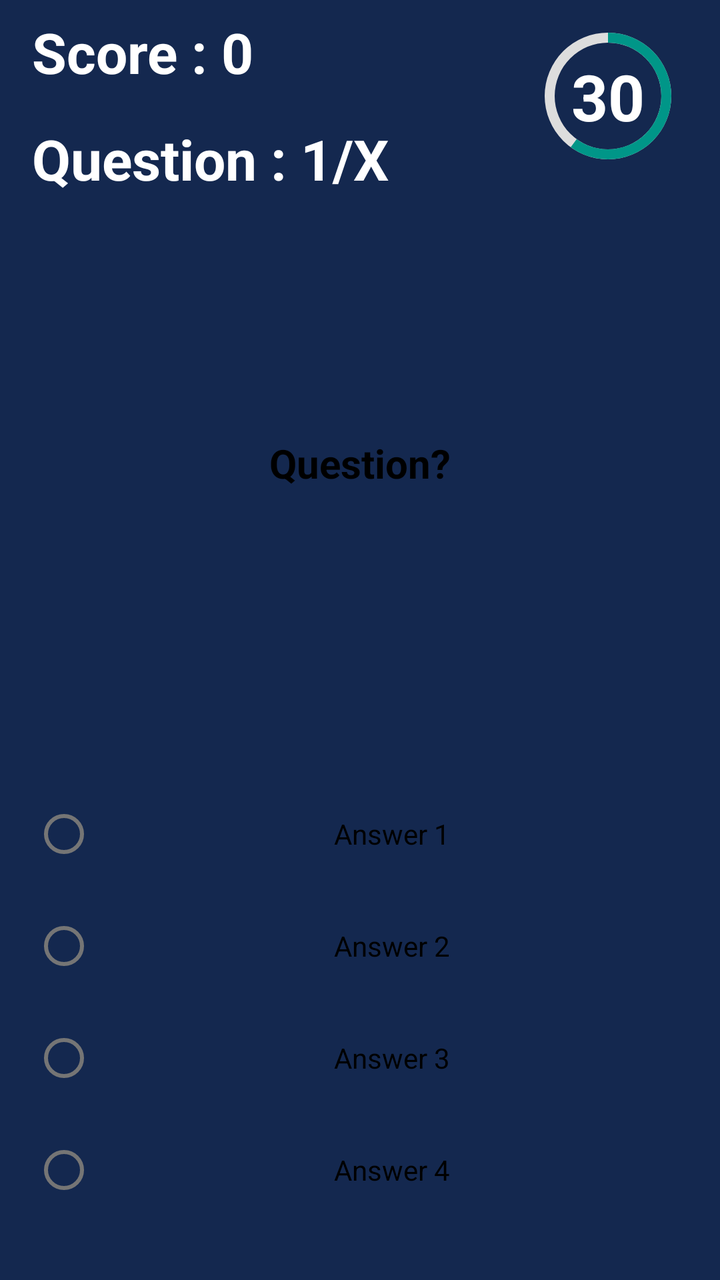
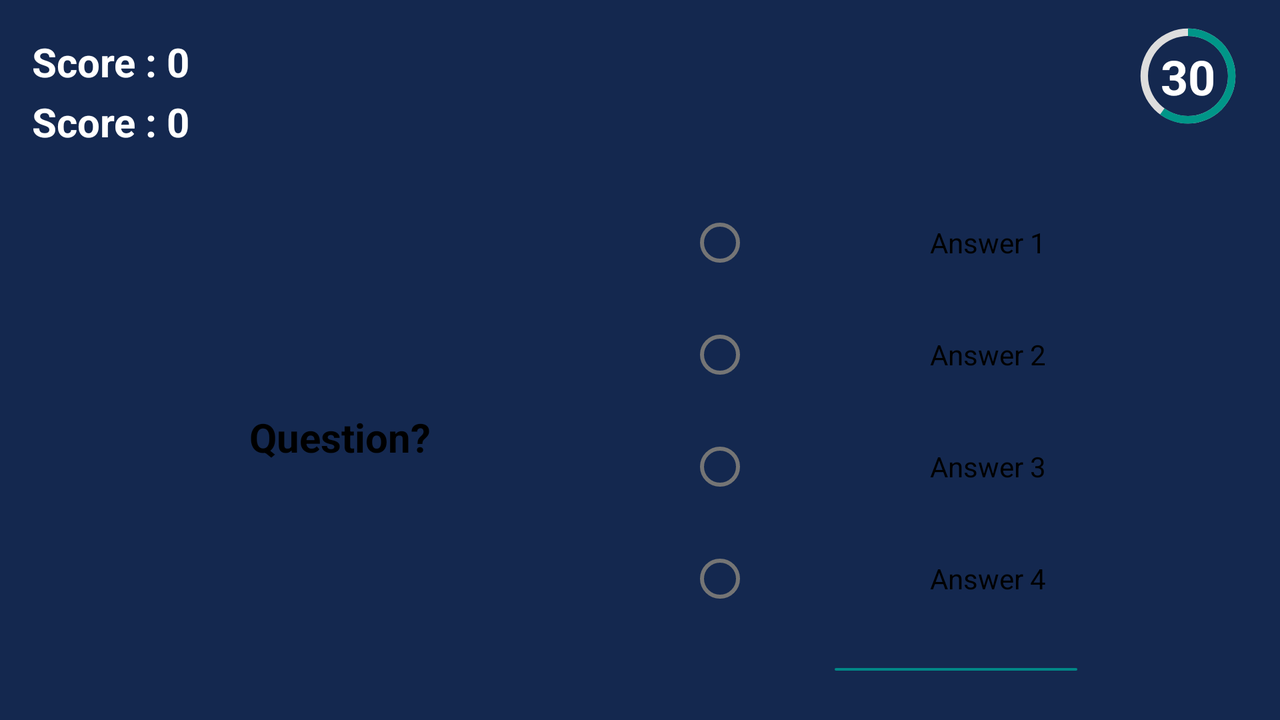

One screen, two layout resources from the same app: the default and the repository's alternative for another configuration. Each is rendered where Android would select it; the XML of both is given below.
<!-- AndroidManifest.xml: application theme Theme.MyQuiz -->
<!-- res/layout/activity_game.xml -->
<?xml version="1.0" encoding="utf-8"?>
<LinearLayout xmlns:android="http://schemas.android.com/apk/res/android"
    xmlns:app="http://schemas.android.com/apk/res-auto"
    xmlns:tools="http://schemas.android.com/tools"
    android:layout_width="match_parent"
    android:layout_height="match_parent"
    android:background="@color/darkBlue"
    android:orientation="vertical"
    android:padding="8dp">

    <androidx.constraintlayout.widget.ConstraintLayout
        android:layout_width="match_parent"
        android:layout_height="0dp"
        android:layout_weight="2">

        <TextView
            android:id="@+id/game_activity_textview_score"
            android:layout_width="wrap_content"
            android:layout_height="wrap_content"
            android:layout_gravity="start"
            android:layout_margin="8dp"
            android:gravity="center"
            android:textColor="@color/white"
            android:textSize="28sp"
            android:textStyle="bold"
            app:layout_constraintBottom_toTopOf="@id/game_activity_textview_question_count"
            app:layout_constraintStart_toStartOf="parent"
            app:layout_constraintTop_toTopOf="parent"
            tools:text="Score : 0" />

        <TextView
            android:id="@+id/game_activity_textview_question_count"
            android:layout_width="wrap_content"
            android:layout_height="wrap_content"
            android:layout_gravity="start"
            android:layout_margin="8dp"
            android:gravity="center"
            android:textColor="@color/white"
            android:textSize="28sp"
            android:textStyle="bold"
            app:layout_constraintBottom_toBottomOf="parent"
            app:layout_constraintStart_toStartOf="parent"
            app:layout_constraintTop_toBottomOf="@id/game_activity_textview_score"
            tools:text="Question : 1/X" />

        <androidx.constraintlayout.widget.ConstraintLayout
            android:id="@+id/game_activity_timer"
            android:layout_width="wrap_content"
            android:layout_height="wrap_content"
            android:layout_marginEnd="8dp"
            app:layout_constraintEnd_toEndOf="parent"
            app:layout_constraintTop_toTopOf="parent">

            <ProgressBar
                android:id="@+id/progress_bar"
                style="@style/CircularDeterminateProgressBar"
                android:layout_width="80dp"
                android:layout_height="80dp"
                app:layout_constraintBottom_toBottomOf="parent"
                app:layout_constraintLeft_toLeftOf="parent"
                app:layout_constraintRight_toRightOf="parent"
                app:layout_constraintTop_toTopOf="parent"
                tools:progress="60" />

            <TextView
                android:id="@+id/game_activity_timer_text"
                android:layout_width="wrap_content"
                android:layout_height="wrap_content"
                android:textAppearance="@style/TextAppearance.AppCompat.Large"
                android:textColor="@color/white"
                android:textSize="32sp"
                android:textStyle="bold"
                app:layout_constraintBottom_toBottomOf="@+id/progress_bar"
                app:layout_constraintEnd_toEndOf="@+id/progress_bar"
                app:layout_constraintStart_toStartOf="@+id/progress_bar"
                app:layout_constraintTop_toTopOf="@+id/progress_bar"
                tools:text="30" />
        </androidx.constraintlayout.widget.ConstraintLayout>
    </androidx.constraintlayout.widget.ConstraintLayout>

    <LinearLayout
        android:layout_width="match_parent"
        android:layout_height="0dp"
        android:layout_weight="12"
        android:orientation="vertical">

        <TextView
            android:id="@+id/game_activity_textview_question"
            android:layout_width="match_parent"
            android:layout_height="0dp"
            android:layout_marginStart="8dp"
            android:layout_marginTop="8dp"
            android:layout_marginEnd="8dp"
            android:layout_marginBottom="4dp"
            android:layout_weight="1"
            android:background="@drawable/round_text_view"
            android:gravity="center"
            android:lineSpacingExtra="4dp"
            android:padding="8dp"
            android:textColor="@color/black"
            android:textSize="20sp"
            android:textStyle="bold"
            tools:text="Question?" />

        <RadioGroup
            android:id="@+id/game_activity_radio_group"
            android:layout_width="match_parent"
            android:layout_height="0dp"
            android:layout_centerVertical="true"
            android:layout_margin="8dp"
            android:layout_weight="1"
            android:gravity="center">

            <RadioButton
                android:id="@+id/game_activity_button_1"
                android:layout_width="match_parent"
                android:layout_height="wrap_content"
                android:layout_marginTop="8dp"
                android:background="@drawable/round_button"
                android:gravity="center"
                android:padding="4dp"
                android:text="Answer 1"
                android:textSize="14sp" />

            <RadioButton
                android:id="@+id/game_activity_button_2"
                android:layout_width="match_parent"
                android:layout_height="wrap_content"
                android:layout_marginTop="8dp"
                android:background="@drawable/round_button"
                android:gravity="center"
                android:padding="4dp"
                android:text="Answer 2"
                android:textSize="14sp" />

            <RadioButton
                android:id="@+id/game_activity_button_3"
                android:layout_width="match_parent"
                android:layout_height="wrap_content"
                android:layout_marginTop="8dp"
                android:background="@drawable/round_button"
                android:gravity="center"
                android:padding="4dp"
                android:text="Answer 3"
                android:textSize="14sp" />

            <RadioButton
                android:id="@+id/game_activity_button_4"
                android:layout_width="match_parent"
                android:layout_height="wrap_content"
                android:layout_marginTop="8dp"
                android:background="@drawable/round_button"
                android:gravity="center"
                android:padding="4dp"
                android:text="Answer 4"
                android:textSize="14sp" />

        </RadioGroup>

    </LinearLayout>

</LinearLayout>
<!-- resources referenced by this layout -->
<resources>
  <color name="black">#FF000000</color>
  <color name="darkBlue">#14284f</color>
  <color name="white">#FFFFFFFF</color>
  <style name="CircularDeterminateProgressBar">
          <item name="android:indeterminateOnly">false</item>
          <item name="android:progressDrawable">@drawable/circle</item>
      </style>
  <style name="Theme.MyQuiz" parent="Theme.MaterialComponents.DayNight.NoActionBar">
          
          <item name="colorPrimary">@color/teal_700</item>
          <item name="colorPrimaryVariant">@color/purple_700</item>
          <item name="colorOnPrimary">@color/white</item>
          
          <item name="colorSecondary">@color/teal_200</item>
          <item name="colorSecondaryVariant">@color/teal_700</item>
          <item name="colorOnSecondary">@color/black</item>
          
          <item name="android:statusBarColor" tools:targetApi="l">?attr/colorPrimaryVariant</item>
          
      </style>
  <!-- drawable circle (drawable) -->
  <?xml version="1.0" encoding="UTF-8"?>
  <layer-list xmlns:android="http://schemas.android.com/apk/res/android">
      <item>
          <shape
              android:shape="ring"
              android:thicknessRatio="16"
              android:useLevel="false">
              <solid android:color="#DDD" />
          </shape>
      </item>
      <item>
          <rotate
              android:fromDegrees="270"
              android:toDegrees="270">
              <shape
                  android:shape="ring"
                  android:thicknessRatio="16"
                  android:useLevel="true">
                  <solid android:color="#009688"/>
              </shape>
          </rotate>
      </item>
  </layer-list>
  <color name="teal_700">#FF018786</color>
  <color name="purple_700">#FF3700B3</color>
  <color name="teal_200">#FF03DAC5</color>
</resources>
<!-- res/layout-land/activity_game.xml (the repository's variant of the layout above) -->
<!-- drawn on the phone turned sideways -->
<?xml version="1.0" encoding="utf-8"?>
<LinearLayout xmlns:android="http://schemas.android.com/apk/res/android"
    xmlns:app="http://schemas.android.com/apk/res-auto"
    xmlns:tools="http://schemas.android.com/tools"
    android:layout_width="match_parent"
    android:layout_height="match_parent"
    android:background="@color/darkBlue"
    android:orientation="vertical"
    android:padding="8dp">

    <androidx.constraintlayout.widget.ConstraintLayout
        android:layout_width="match_parent"
        android:layout_height="0dp"
        android:layout_weight="3">

        <TextView
            android:id="@+id/game_activity_textview_score"
            android:layout_width="wrap_content"
            android:layout_height="wrap_content"
            android:layout_gravity="start"
            android:layout_marginStart="8dp"
            android:freezesText="true"
            android:layout_marginBottom="32dp"
            android:gravity="center"
            android:textColor="@color/white"
            android:textSize="20sp"
            android:textStyle="bold"
            app:layout_constraintBottom_toBottomOf="parent"
            app:layout_constraintStart_toStartOf="parent"
            app:layout_constraintTop_toTopOf="parent"
            tools:text="Score : 0" />

        <TextView
            android:id="@+id/game_activity_textview_question_count"
            android:layout_width="wrap_content"
            android:layout_height="wrap_content"
            android:layout_gravity="start"
            android:layout_marginStart="8dp"
            android:layout_marginTop="8dp"
            android:layout_marginBottom="16dp"
            android:gravity="center"
            android:freezesText="true"
            android:textColor="@color/white"
            android:textSize="20sp"
            android:textStyle="bold"
            app:layout_constraintBottom_toBottomOf="parent"
            app:layout_constraintStart_toStartOf="parent"
            app:layout_constraintTop_toBottomOf="@id/game_activity_textview_score"
            tools:text="Score : 0" />

        <androidx.constraintlayout.widget.ConstraintLayout
            android:id="@+id/game_activity_timer"
            android:layout_width="wrap_content"
            android:layout_height="wrap_content"
            android:layout_marginEnd="8dp"
            app:layout_constraintEnd_toEndOf="parent"
            app:layout_constraintTop_toTopOf="parent">

            <ProgressBar
                android:id="@+id/progress_bar"
                style="@style/CircularDeterminateProgressBar"
                android:layout_width="60dp"
                android:layout_height="60dp"
                app:layout_constraintBottom_toBottomOf="parent"
                app:layout_constraintLeft_toLeftOf="parent"
                app:layout_constraintRight_toRightOf="parent"
                app:layout_constraintTop_toTopOf="parent"
                tools:progress="60" />

            <TextView
                android:id="@+id/game_activity_timer_text"
                android:layout_width="wrap_content"
                android:layout_height="wrap_content"
                android:textAppearance="@style/TextAppearance.AppCompat.Large"
                android:textColor="@color/white"
                android:freezesText="true"
                android:textSize="24sp"
                android:textStyle="bold"
                app:layout_constraintBottom_toBottomOf="@+id/progress_bar"
                app:layout_constraintEnd_toEndOf="@+id/progress_bar"
                app:layout_constraintStart_toStartOf="@+id/progress_bar"
                app:layout_constraintTop_toTopOf="@+id/progress_bar"
                tools:text="30" />
        </androidx.constraintlayout.widget.ConstraintLayout>
    </androidx.constraintlayout.widget.ConstraintLayout>

    <LinearLayout
        android:layout_width="match_parent"
        android:layout_height="0dp"
        android:layout_margin="4dp"
        android:layout_weight="10"
        android:orientation="horizontal">

        <TextView
            android:id="@+id/game_activity_textview_question"
            android:layout_width="0dp"
            android:layout_height="match_parent"
            android:layout_marginStart="8dp"
            android:layout_marginTop="4dp"
            android:layout_marginEnd="8dp"
            android:freezesText="true"
            android:layout_marginBottom="4dp"
            android:layout_weight="1"
            android:background="@drawable/round_text_view"
            android:gravity="center"
            android:lineSpacingExtra="4dp"
            android:padding="8dp"
            android:textColor="@color/black"
            android:textSize="20sp"
            android:textStyle="bold"
            tools:text="Question?" />
        <LinearLayout
            android:layout_width="0dp"
            android:layout_height="match_parent"
            android:layout_weight="1"
            android:orientation="vertical">

            <RadioGroup
                android:id="@+id/game_activity_radio_group"
                android:layout_width="match_parent"
                android:layout_height="wrap_content"
                android:gravity="center"
                android:layout_gravity="center"
                android:layout_marginStart="8dp"
                android:layout_marginEnd="8dp"
                android:padding="8dp">

                <RadioButton
                    android:id="@+id/game_activity_button_1"
                    android:layout_width="match_parent"
                    android:layout_height="wrap_content"
                    android:freezesText="true"
                    android:background="@drawable/round_button"
                    android:gravity="center"
                    android:text="Answer 1"
                    android:textSize="14sp" />

                <RadioButton
                    android:id="@+id/game_activity_button_2"
                    android:layout_width="match_parent"
                    android:freezesText="true"
                    android:layout_height="wrap_content"
                    android:layout_marginTop="8dp"
                    android:background="@drawable/round_button"
                    android:gravity="center"
                    android:text="Answer 2"
                    android:textSize="14sp" />

                <RadioButton
                    android:id="@+id/game_activity_button_3"
                    android:layout_width="match_parent"
                    android:layout_height="wrap_content"
                    android:layout_marginTop="8dp"
                    android:freezesText="true"
                    android:background="@drawable/round_button"
                    android:gravity="center"
                    android:text="Answer 3"
                    android:textSize="14sp" />

                <RadioButton
                    android:id="@+id/game_activity_button_4"
                    android:layout_width="match_parent"
                    android:layout_height="wrap_content"
                    android:freezesText="true"
                    android:layout_marginTop="8dp"
                    android:background="@drawable/round_button"
                    android:gravity="center"
                    android:text="Answer 4"
                    android:textSize="14sp" />

            </RadioGroup>
            <Button
                android:id="@+id/button_confirm_next"
                android:layout_width="wrap_content"
                android:layout_height="wrap_content"
                android:layout_margin="8dp"
                android:layout_marginTop="16dp"
                android:freezesText="true"
                android:layout_gravity="center"
                android:text="Confirmer"
                app:cornerRadius="30dp" />

        </LinearLayout>




    </LinearLayout>

</LinearLayout>
